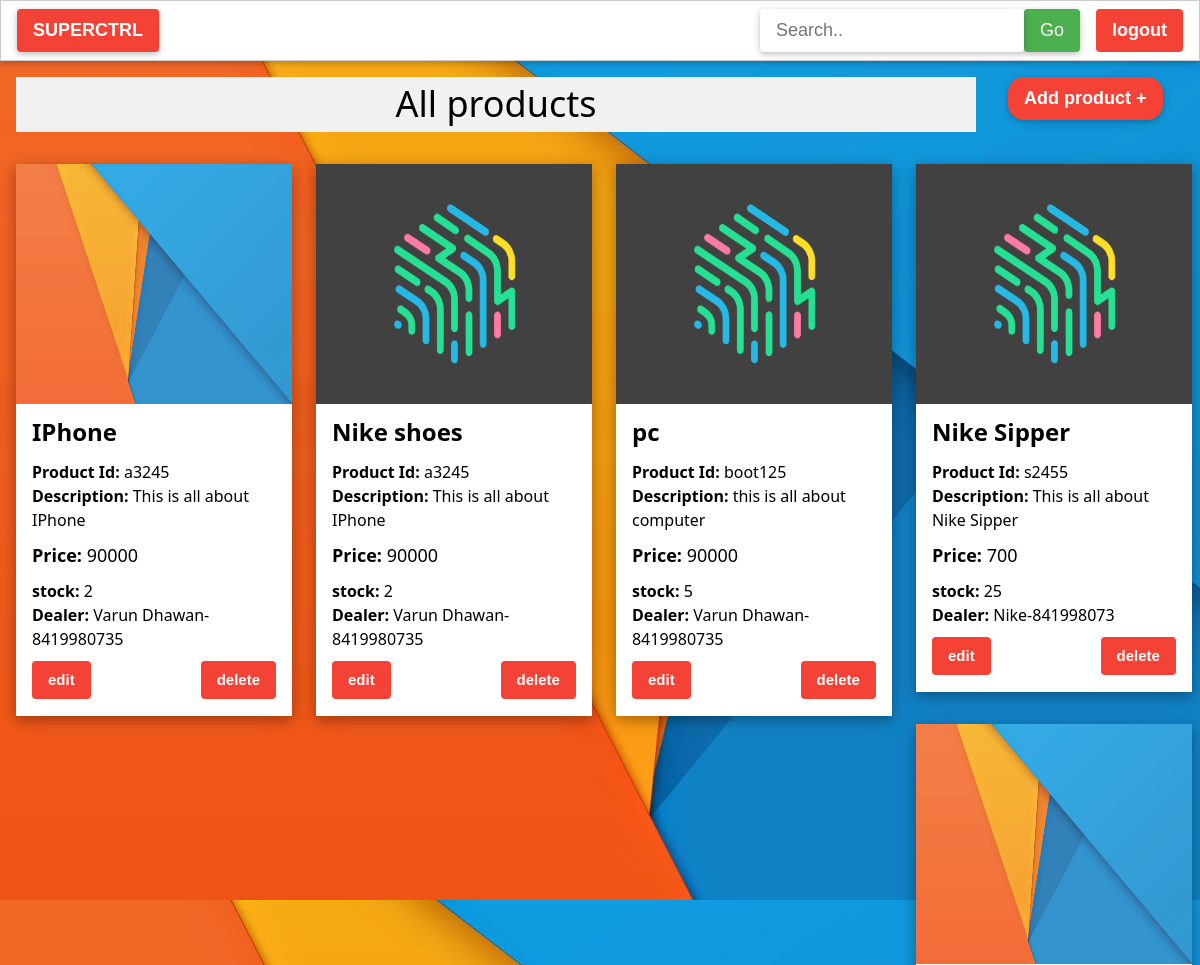
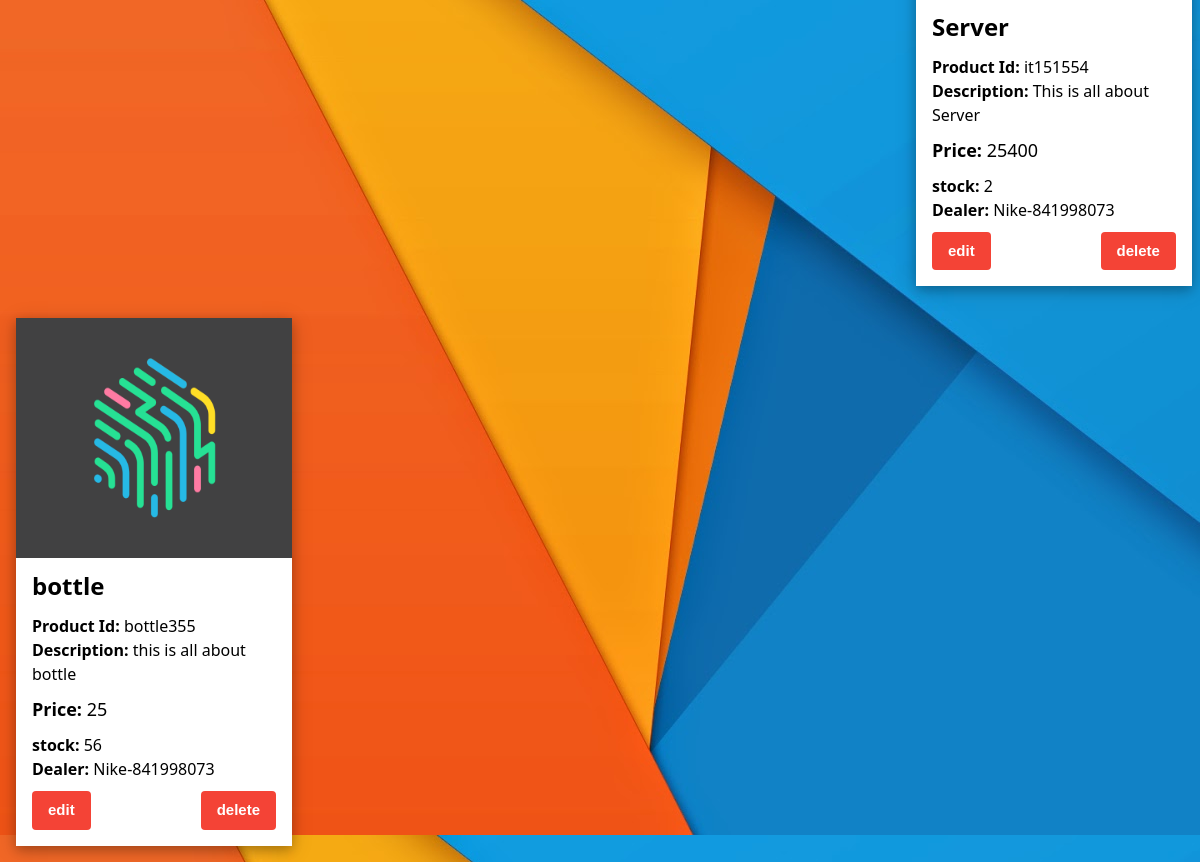
Screenshot of /products/ (signed in) with the database file from the repository (2 pictures, top to bottom).
### shop/models.py (models this page shows, shortened)
class Product(models.Model):
    productid=models.CharField(max_length=10)
    name=models.CharField(max_length=100)
    description=models.TextField()
    price=models.IntegerField()
    stock=models.IntegerField()
    image=models.FileField(upload_to='products')
    dealer=models.ForeignKey(Dealer,on_delete=models.CASCADE)

class Dealer(models.Model):
    name=models.CharField(max_length=100)
    contact=models.IntegerField()
    address=models.CharField(max_length=1000)
    website=models.CharField(max_length=1000,null=True)
    def __str__(self):
        return self.name+"-"+str(self.contact)

### shop/views.py (the view)
# urls.py: url(r'^dealer/products/(?P<id>\d+)/$',views.dealerproducts,name="dealerproducts"),
@login_required
def products(request):
    products=Product.objects.all()
    return render(request,'shop/products.html',{'products':products})

### shop/templates/shop/products.html
{% extends 'shop/base.html' %}
{% block product %}
<div class="w3-row">
        <h1 class="w3-button w3-center w3-light-grey w3-container w3-margin w3-col w3-container" style="width:80%">All products</h1>
        <a href="{% url 'productadd' %}"><button class="w3-btn w3-rest w3-red w3-round-xlarge w3-margin w3-large w3-card"><strong>Add product +</strong></button></a>
</div>
    <div class="w3-row">
            {% for product in products  %}
        <div class="w3-col w3-quarter">
            <div class="w3-card-4 w3-white w3-margin" style="width:92%;max-width:300px;">
                <img src="{{product.image.url}}" alt="Avatar" style="width:100%;opacity:0.85;height:30%" href="{% url 'productdetail' product.id %}">
                <div class="w3-container">
                <h3><b>{{product.name}}</b></h3>
                <h6><b>Product Id:  </b>{{product.productid}} <br> <b>Description:  </b>{{product.description}}</b></h6>
                <h5><b>Price:  </b>{{product.price}}</h5>
                <h6><b>stock:  </b>{{product.stock}} <br><b>  Dealer:  </b>{{product.dealer}} </h6>
                <a href="{% url 'productedit' product.id %}"><button class="w3-button w3-red w3-round w3-left w3-margin-bottom"><b>edit</b></button></a>
                <a href="{% url 'productdelete' product.id %}"><button class="w3-button w3-red w3-round w3-right w3-margin-bottom"><b>delete</b></button></a>
                </div>
              </div>
        </div>
        {% endfor %}
    </div>
{% endblock product %}

### shop/templates/shop/base.html (shortened to what this page needs)
<html>
    <head>
    {% load static %}
    <link rel="stylesheet" type="text/css" href="{% static 'shop/w3.css' %}">
    <link rel="stylesheet" href="text/css" href="{% static 'shop/bootstrap.css' %}">
    </head>
    <body style="background-image:url('/media/background3.jpg')">
            <div class="w3-bar w3-white w3-border w3-padding w3-container w3-card">
                    <button  class="w3-bar-item w3-button w3-round w3-mobile w3-red w3-card w3-large" onclick="document.getElementById('mySidebar').style.display='block'"><b><strong>SUPERCTRL</strong></b></b></button>
                    <a href="http://localhost:8000/users/logout/"><button class="w3-button w3-red w3-right w3-round w3-margin-left w3-large"><strong>logout</strong></button></a>
                    <form action="{% url 'search'%}" method="POST">
                    <button class="w3-bar-item w3-button w3-green w3-mobile w3-right w3-round w3-card w3-large">Go</button>
                    <input type="text" class="w3-bar-item w3-input w3-round w3-card w3-white w3-large w3-mobile w3-right" placeholder="Search.." name="search">
                    </form>
            </div>
    {% block product %}
    {% endblock product %}
</body>
    </html>

### shop/static/shop/w3.css (style rules this page uses)
html { box-sizing:border-box }
*,*:before,*:after { box-sizing:inherit }
html { -ms-text-size-adjust:100%;-webkit-text-size-adjust:100% }
body { margin:0 }
a { background-color:transparent;-webkit-text-decoration-skip:objects }
img { border-style:none }
button,input,select,textarea { font:inherit;margin:0 }
button,input { overflow:visible }
button,select { text-transform:none }
button,html [type=button],[type=reset],[type=submit] { -webkit-appearance:button }
html,body { font-family:Verdana,sans-serif;font-size:15px;line-height:1.5 }
html { overflow-x:hidden }
h1 { font-size:36px }
h3 { font-size:24px }
h5 { font-size:18px }
h6 { font-size:16px }
h1,h2,h3,h4,h5,h6 { font-family:"Segoe UI",Arial,sans-serif;font-weight:400;margin:10px 0 }
img { vertical-align:middle }
a { color:inherit }
.w3-btn,.w3-button { border:none;display:inline-block;padding:8px 16px;vertical-align:middle;overflow:hidden;text-decoration:none;color:inherit;background-color:inherit;text-align:center;cursor:pointer;white-space:nowrap }
.w3-btn,.w3-button { -webkit-touch-callout:none;-webkit-user-select:none;-khtml-user-select:none;-moz-user-select:none;-ms-user-select:none;user-select:none }
.w3-input { padding:8px;display:block;border:none;border-bottom:1px solid #ccc;width:100% }
.w3-bar { width:100%;overflow:hidden }
.w3-bar .w3-bar-item { padding:8px 16px;float:left;width:auto;border:none;display:block;outline:0 }
.w3-bar .w3-button { white-space:normal }
.w3-container:after,.w3-container:before,.w3-panel:after,.w3-panel:before,.w3-row:after,.w3-row:before,.w3-row-padding:after,.w3-row-padding:before, .w3-cell-row:before,.w3-cell-row:after,.w3-clear:after,.w3-clear:before,.w3-bar:before,.w3-bar:after { content:"";display:table;clear:both }
.w3-col,.w3-half,.w3-third,.w3-twothird,.w3-threequarter,.w3-quarter { float:left;width:100% }
@media (min-width:601px) { .w3-col.m3,.w3-quarter { width:24.99999% } }
.w3-rest { overflow:hidden }
.w3-round,.w3-round-medium { border-radius:4px }
.w3-round-xlarge { border-radius:16px }
.w3-container,.w3-panel { padding:0.01em 16px }
.w3-card,.w3-card-2 { box-shadow:0 2px 5px 0 rgba(0,0,0,0.16),0 2px 10px 0 rgba(0,0,0,0.12) }
.w3-card-4,.w3-hover-shadow:hover { box-shadow:0 4px 10px 0 rgba(0,0,0,0.2),0 4px 20px 0 rgba(0,0,0,0.19) }
.w3-large { font-size:18px!important }
.w3-center { text-align:center!important }
.w3-border { border:1px solid #ccc!important }
.w3-margin { margin:16px!important }
.w3-margin-bottom { margin-bottom:16px!important }
.w3-margin-left { margin-left:16px!important }
.w3-padding { padding:8px 16px!important }
.w3-left { float:left!important }
.w3-right { float:right!important }
.w3-green,.w3-hover-green:hover { color:#fff!important;background-color:#4CAF50!important }
.w3-red,.w3-hover-red:hover { color:#fff!important;background-color:#f44336!important }
.w3-white,.w3-hover-white:hover { color:#000!important;background-color:#fff!important }
.w3-light-grey,.w3-hover-light-grey:hover,.w3-light-gray,.w3-hover-light-gray:hover { color:#000!important;background-color:#f1f1f1!important }

### rows the page displays
Product: image (picture), name "IPhone", productid "a3245", description "This is all about IPhone", price "90000", stock "2", dealer "Varun Dhawan-8419980735"
Product: image (picture), name "Nike shoes", productid "a3245", description "This is all about IPhone", price "90000", stock "2", dealer "Varun Dhawan-8419980735"
Product: image (picture), name "pc", productid "boot125", description "this is all about computer", price "90000", stock "5", dealer "Varun Dhawan-8419980735"
Product: image (picture), name "Nike Sipper", productid "s2455", description "This is all about Nike Sipper", price "700", stock "25", dealer "Nike-841998073"
Product: image (picture), name "Server", productid "it151554", description "This is all about Server", price "25400", stock "2", dealer "Nike-841998073"
Product: image (picture), name "bottle", productid "bottle355", description "this is all about bottle", price "25", stock "56", dealer "Nike-841998073"
